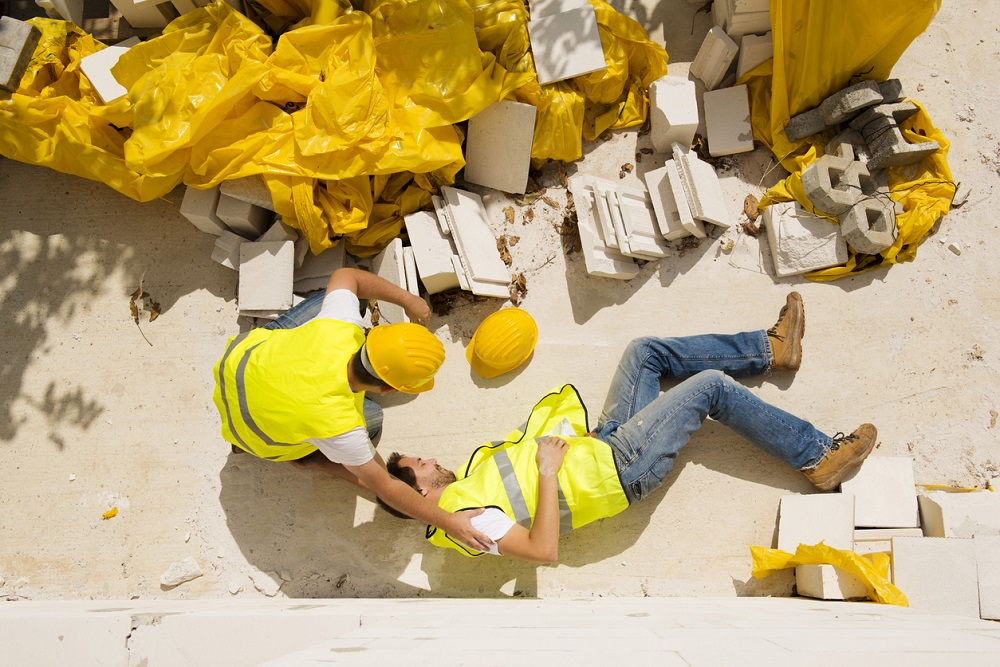
#> input picture Deliverables2/construcsite.jpg, 1000 x 667 px, found by its file name
$ python CVtest.py
#> lines starting #> are read from the running program, lines starting #| are printed output that depends on the picture
import numpy as np
import cv2 as cv

#Load a color image in grayscale
img = cv.imread('construcsite.jpg', 0)
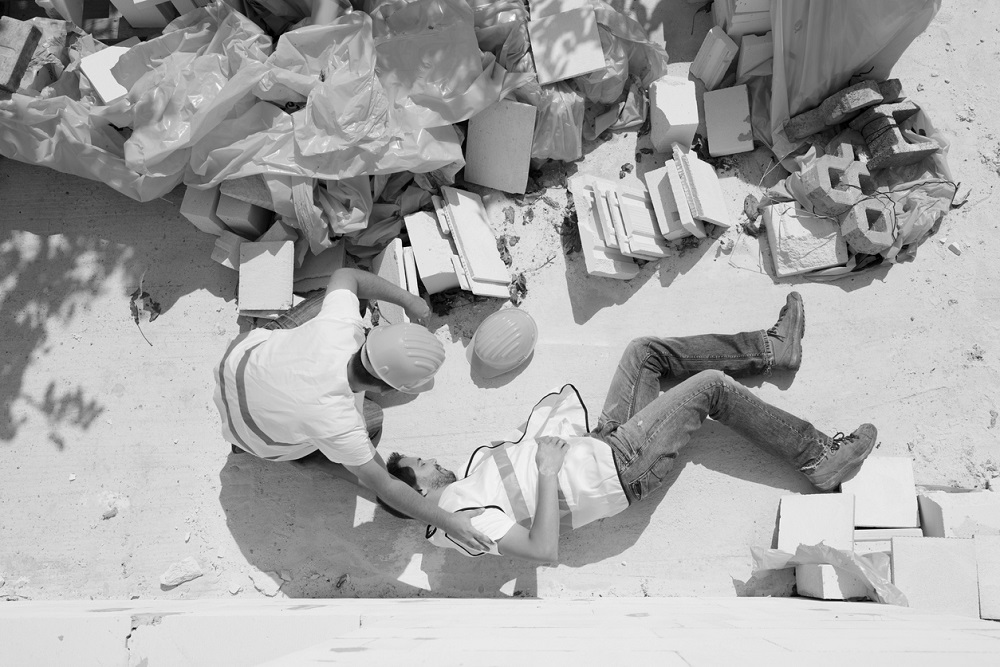
#> img: shape (667, 1000); min 0, max 255, mean 166.2
# imread as the abilities to edit multiple functions
cv.imshow('image', img)# This will display our image
cv.waitKey(0) # 0milliseconds until  input
cv.destroyAllWindows() #Same function as clear

$ run again, with Deliverables2/CV.jpg copied over Deliverables2/construcsite.jpg
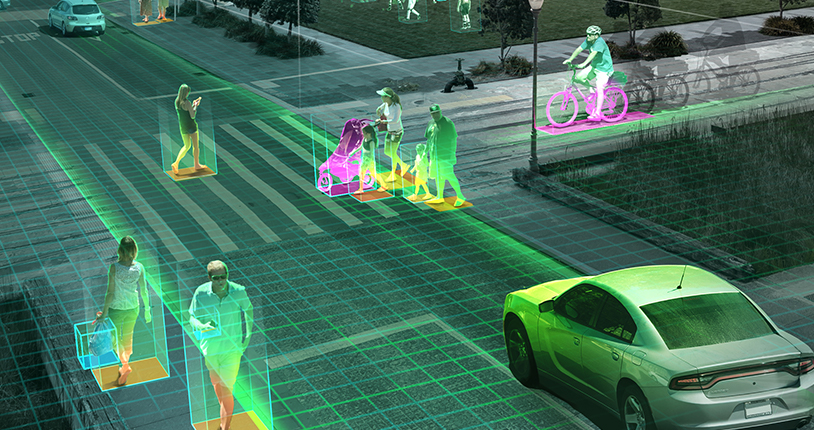
#> input picture Deliverables2/CV.jpg, 814 x 430 px, found by its file name
#> `img = cv.imread('construcsite.jpg', 0)`:
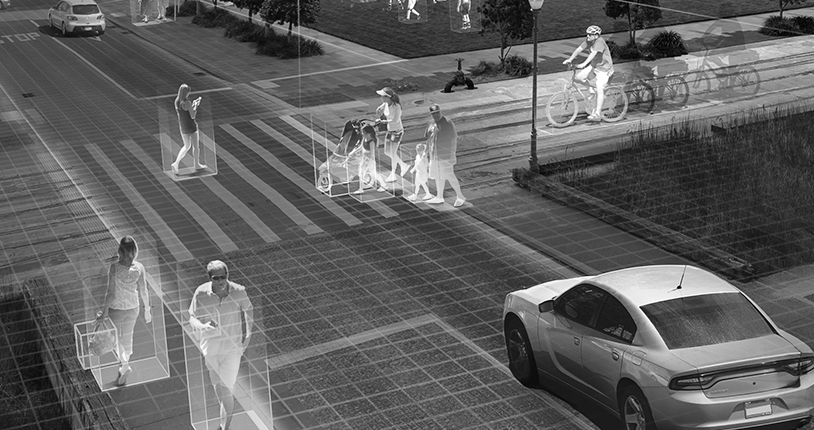
#> img: shape (430, 814); min 0, max 255, mean 96.3
